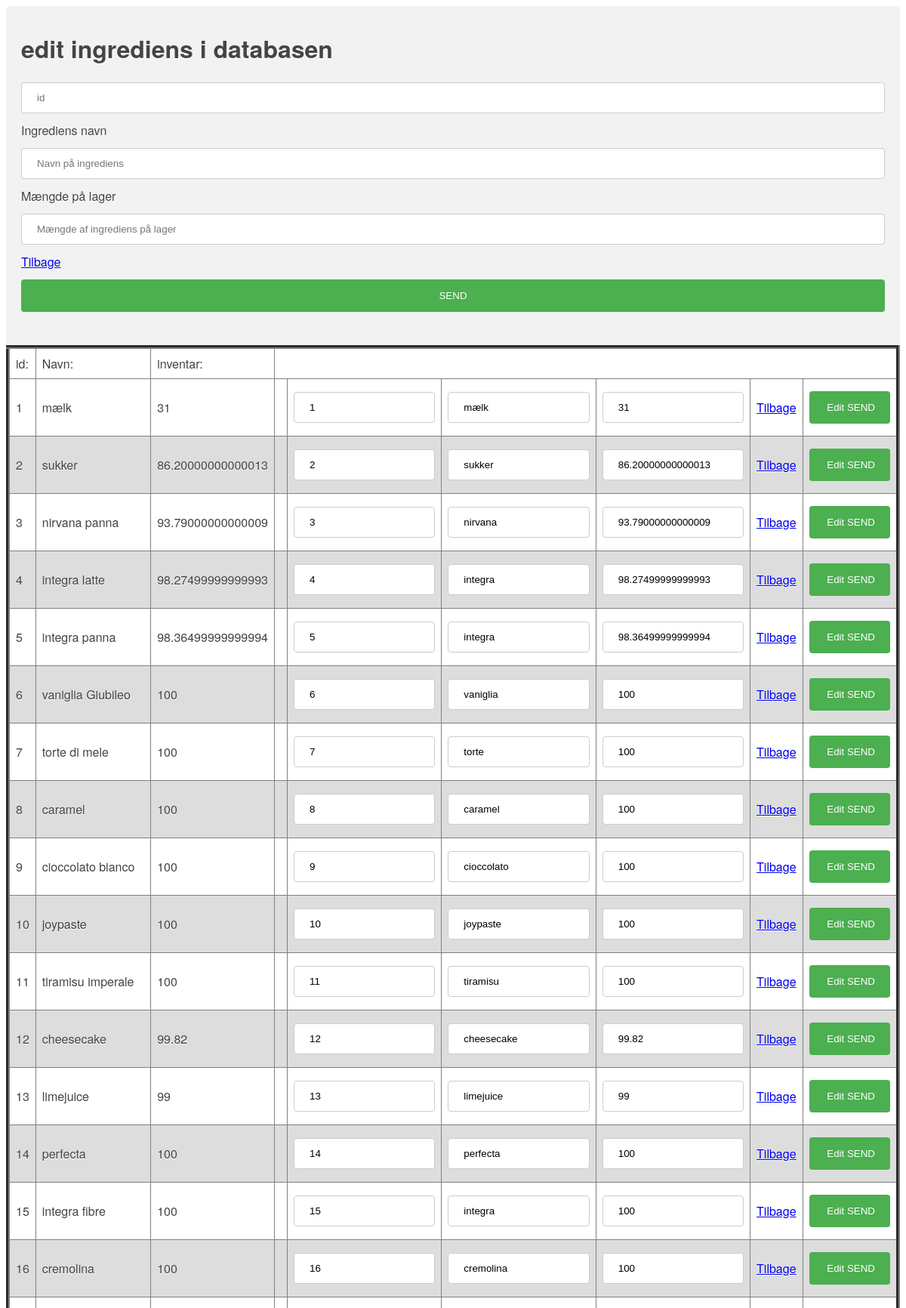
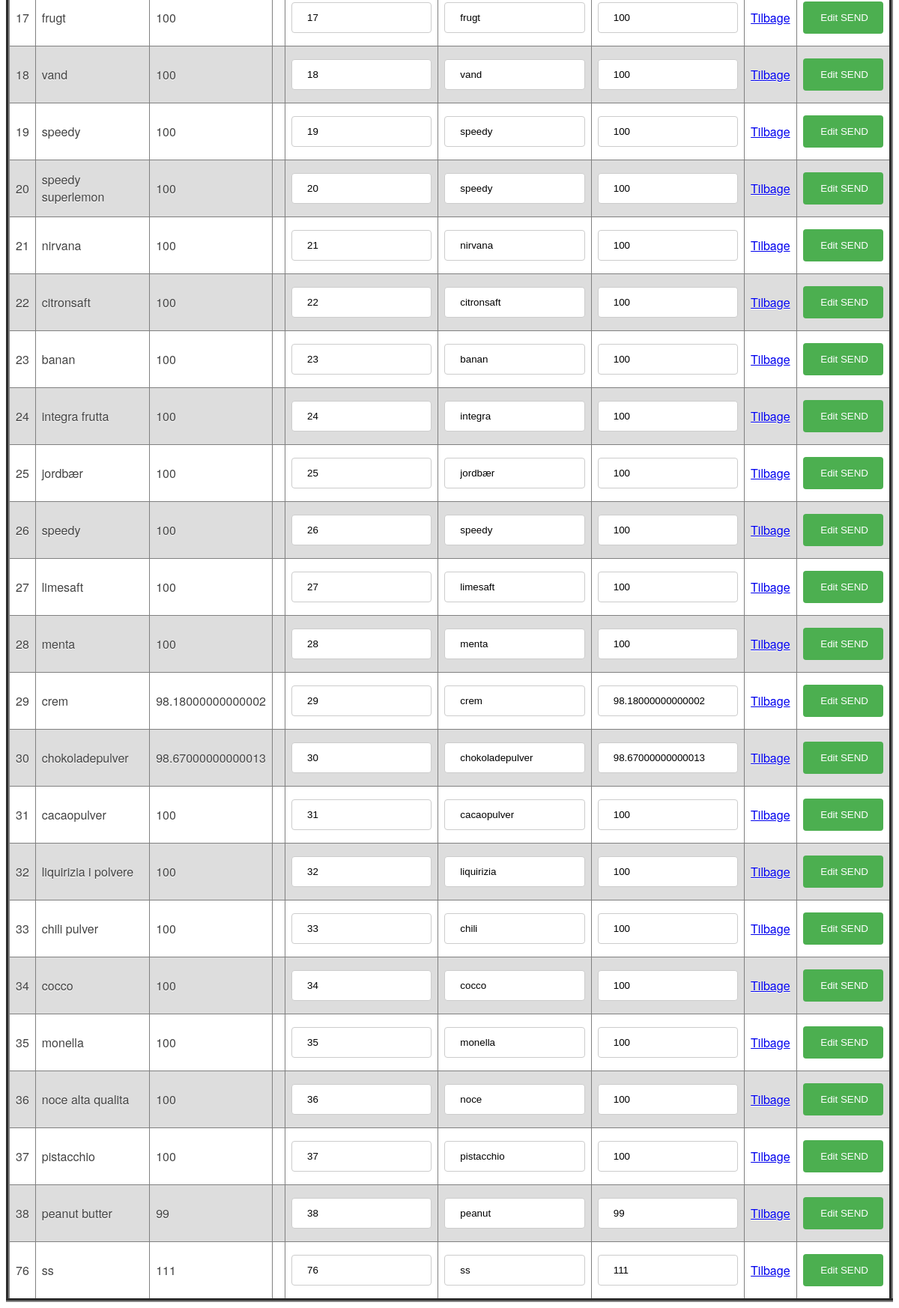
/ingEdit, run on the app's committed database (2 pictures, top to bottom).
### tables this page shows
CREATE TABLE "ingredienser" (
	"idIngredienser"	INTEGER NOT NULL,
	"navnING"	TEXT DEFAULT NULL UNIQUE,
	"inventar"	INTEGER DEFAULT NULL,
	PRIMARY KEY("idIngredienser" AUTOINCREMENT)
);

### app.py (the view, shortened to what this page needs)
@app.route('/ingEdit',  methods=['GET', 'POST'])
def editING():
    con = sqlite3.connect("/Users/win/Desktop/is/butikken.db")
    con.row_factory = sqlite3.Row
    cur = con.cursor()
    q = "select * from ingredienser"
    cur.execute(q)
    rows = cur.fetchall()
    return render_template("ingEdit.html",rows=rows)

### templates/ingEdit.html
<link rel="stylesheet" href="{{url_for('static', filename='style.css') }}" />
<div class="container" >
    <h1>edit ingrediens i databasen</h1>
    <form action="#" method="post">
        <input type="text" name="qid__input" placeholder="id"  >
        <label for="">Ingrediens navn</label>
        <br>
        <input  type="text" name="qedit_input_navn" placeholder="Navn på ingrediens"  >
        <br>
        <label for="">Mængde på lager</label>
        <br>
        <input type="text" name="qedit_inventory" placeholder="Mængde af ingrediens på lager">
        <br>
        <a href="/" class="submit">Tilbage</a>
        <input type="submit" class="btn btn-send" value="SEND">
    </form>
</div>
<center>
    <table border=5>
        <thead>
                <td>id: </td>
                <td>Navn: </td>
                <td>inventar: </td>
        </thead>
        {% for row in rows %}
            <tr>
                <td>{{row["idIngredienser"]}}</td>
                <td>{{row["navnING"]}}</td>
                <td>{{row["inventar"]}}</td>
                <td>
                    <form action="#" method="post">
                   <td>
                       <input type="text" readonly name="qid__input" value = {{row.idIngredienser}} placeholder="vælg id ">
                   <br>
                  </td>
                   <td>
                   <input type="text" name="qedit_input_navn" value = {{row.navnING}} placeholder="vælg navnet   ">
                   <br>
                   </td>
                <td>
                   <input type="text" name="qedit_inventory"  value = {{row.inventar}} placeholder="inventar   ">
                </td>
                   <td>
                   <a href="/" class="btn btn-details">Tilbage</a>
                   </td>
                   <td>
                   <input type="submit" class="btn btn-send"  value=" Edit SEND">
               </td>
                    </form>
                   </td>
           </tr>
        {% endfor %}
      </table>

### static/style.css (style rules this page uses)
table { border-collapse: collapse; width: 100%; }
th, td { text-align: left; padding: 8px; }
tr:nth-child(even) { background-color: #dddddd; }
input[type=text], select { width: 100%; padding: 12px 20px; margin: 8px 0; display: inline-block; border: 1px solid #ccc; border-radius: 4px; box-sizing: border-box; }
input[type=submit] { width: 100%; background-color: #4CAF50; color: white; padding: 14px 20px; margin: 8px 0; border: none; border-radius: 4px; cursor: pointer; }
div { border-radius: 5px; background-color: #f2f2f2; padding: 20px; }

### data on the page
ingredienser: idIngredienser "1", navnING "mælk", inventar "31", qid__input "1", qedit_input_navn "mælk", qedit_inventory "31"
ingredienser: idIngredienser "2", navnING "sukker", inventar "86.20000000000013", qid__input "2", qedit_input_navn "sukker", qedit_inventory "86.20000000000013"
ingredienser: idIngredienser "3", navnING "nirvana panna", inventar "93.79000000000009", qid__input "3", qedit_inventory "93.79000000000009"
ingredienser: idIngredienser "4", navnING "integra latte", inventar "98.27499999999993", qid__input "4", qedit_inventory "98.27499999999993"
ingredienser: idIngredienser "5", navnING "integra panna", inventar "98.36499999999994", qid__input "5", qedit_inventory "98.36499999999994"
ingredienser: idIngredienser "6", navnING "vaniglia Giubileo", inventar "100", qid__input "6", qedit_inventory "100"
ingredienser: idIngredienser "7", navnING "torte di mele", inventar "100", qid__input "7", qedit_inventory "100"
ingredienser: idIngredienser "8", navnING "caramel", inventar "100", qid__input "8", qedit_input_navn "caramel", qedit_inventory "100"
ingredienser: idIngredienser "9", navnING "cioccolato bianco", inventar "100", qid__input "9", qedit_inventory "100"
ingredienser: idIngredienser "10", navnING "joypaste", inventar "100", qid__input "10", qedit_input_navn "joypaste", qedit_inventory "100"
ingredienser: idIngredienser "11", navnING "tiramisu imperale", inventar "100", qid__input "11", qedit_inventory "100"
ingredienser: idIngredienser "12", navnING "cheesecake", inventar "99.82", qid__input "12", qedit_input_navn "cheesecake", qedit_inventory "99.82"
ingredienser: idIngredienser "13", navnING "limejuice", inventar "99", qid__input "13", qedit_input_navn "limejuice", qedit_inventory "99"
ingredienser: idIngredienser "14", navnING "perfecta", inventar "100", qid__input "14", qedit_input_navn "perfecta", qedit_inventory "100"
ingredienser: idIngredienser "15", navnING "integra fibre", inventar "100", qid__input "15", qedit_inventory "100"
ingredienser: idIngredienser "16", navnING "cremolina", inventar "100", qid__input "16", qedit_input_navn "cremolina", qedit_inventory "100"
ingredienser: idIngredienser "17", navnING "frugt", inventar "100", qid__input "17", qedit_input_navn "frugt", qedit_inventory "100"
ingredienser: idIngredienser "18", navnING "vand", inventar "100", qid__input "18", qedit_input_navn "vand", qedit_inventory "100"
ingredienser: idIngredienser "19", navnING "speedy", inventar "100", qid__input "19", qedit_input_navn "speedy", qedit_inventory "100"
ingredienser: idIngredienser "20", navnING "speedy superlemon", inventar "100", qid__input "20", qedit_inventory "100"
ingredienser: idIngredienser "21", navnING "nirvana", inventar "100", qid__input "21", qedit_input_navn "nirvana", qedit_inventory "100"
ingredienser: idIngredienser "22", navnING "citronsaft", inventar "100", qid__input "22", qedit_input_navn "citronsaft", qedit_inventory "100"
ingredienser: idIngredienser "23", navnING "banan", inventar "100", qid__input "23", qedit_input_navn "banan", qedit_inventory "100"
ingredienser: idIngredienser "24", navnING "integra frutta", inventar "100", qid__input "24", qedit_inventory "100"
ingredienser: idIngredienser "25", navnING "jordbær", inventar "100", qid__input "25", qedit_input_navn "jordbær", qedit_inventory "100"
ingredienser: idIngredienser "26", navnING "speedy", inventar "100", qid__input "26", qedit_input_navn "speedy", qedit_inventory "100"
ingredienser: idIngredienser "27", navnING "limesaft", inventar "100", qid__input "27", qedit_input_navn "limesaft", qedit_inventory "100"
ingredienser: idIngredienser "28", navnING "menta", inventar "100", qid__input "28", qedit_input_navn "menta", qedit_inventory "100"
ingredienser: idIngredienser "29", navnING "crem", inventar "98.18000000000002", qid__input "29", qedit_input_navn "crem", qedit_inventory "98.18000000000002"
ingredienser: idIngredienser "30", navnING "chokoladepulver", inventar "98.67000000000013", qid__input "30", qedit_input_navn "chokoladepulver", qedit_inventory "98.67000000000013"
ingredienser: idIngredienser "31", navnING "cacaopulver", inventar "100", qid__input "31", qedit_input_navn "cacaopulver", qedit_inventory "100"
ingredienser: idIngredienser "32", navnING "liquirizia i polvere", inventar "100", qid__input "32", qedit_inventory "100"
ingredienser: idIngredienser "33", navnING "chili pulver", inventar "100", qid__input "33", qedit_inventory "100"
ingredienser: idIngredienser "34", navnING "cocco", inventar "100", qid__input "34", qedit_input_navn "cocco", qedit_inventory "100"
ingredienser: idIngredienser "35", navnING "monella", inventar "100", qid__input "35", qedit_input_navn "monella", qedit_inventory "100"
ingredienser: idIngredienser "36", navnING "noce alta qualita", inventar "100", qid__input "36", qedit_inventory "100"
ingredienser: idIngredienser "37", navnING "pistacchio", inventar "100", qid__input "37", qedit_input_navn "pistacchio", qedit_inventory "100"
ingredienser: idIngredienser "38", navnING "peanut butter", inventar "99", qid__input "38", qedit_inventory "99"
ingredienser: idIngredienser "76", navnING "ss", inventar "111", qid__input "76", qedit_input_navn "ss", qedit_inventory "111"
